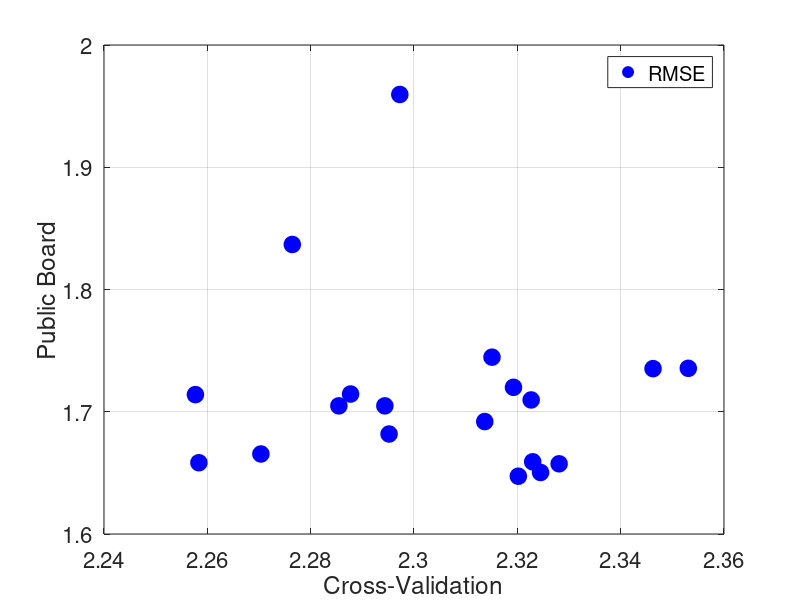

MATLAB code for this plot:
#!/usr/bin/env octave -qf

figure('visible','off');

s = load('scores.txt');
s = s / 1e6;
plot(s(:,1), s(:,2), 'bo', 'MarkerSize', 12, 'MarkerFaceColor', 'auto');

grid on;

% title('RMSE / 10^6 ', 'FontSize', 16, 'FontWeight', 'bold', 'FontName', 'Helvetica');
xlabel('Cross-Validation', 'FontSize', 16, 'FontName', 'Helvetica');
ylabel('Public Board', 'FontSize', 16, 'FontName', 'Helvetica');

h = legend('RMSE');

set(h, 'FontSize', 16, 'FontName', 'Helvetica');

ylim([1.6 2.0])

set(gca, 'FontSize', 16, 'FontName', 'Helvetica');

print('-depsc', '../figs/cv_pb_scores.eps', '-S800,400');